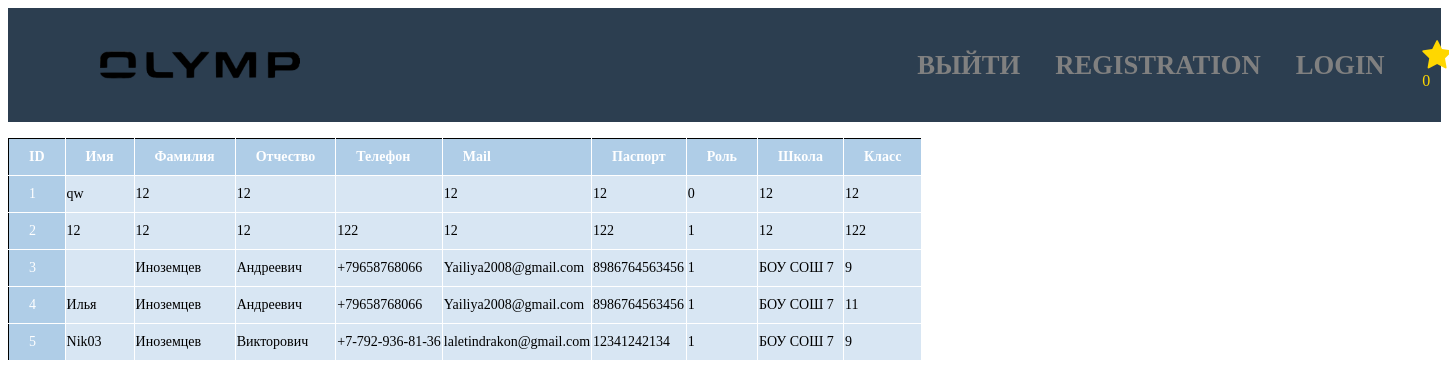
/admin/users.php, run on the app's committed database.
### tables this page shows
CREATE TABLE `users` (
  `id` int(110) NOT NULL,
  `name` varchar(200) NOT NULL,
  `surname` varchar(200) NOT NULL,
  `patronim` varchar(200) NOT NULL,
  `password` varchar(200) NOT NULL,
  `telephone` varchar(140) NOT NULL,
  `mail` varchar(160) NOT NULL,
  `passport` varchar(120) NOT NULL,
  `role` int(10) NOT NULL,
  `school` varchar(400) NOT NULL,
  `class` int(200) NOT NULL,
  `points` int(200) DEFAULT NULL
);

### admin/users.php (the view, shortened to what this page needs)
<?php include "hdr.php";
$req = "SELECT * FROM `users`";
$result = mysqli_query($link, $req);
$users = [];
while ($row = mysqli_fetch_assoc($result))
	$users[] = $row;
?>
<table>
	<tr>
		<th>ID</th>
		<th>Имя</th>
		<th>Фамилия</th>
		<th>Отчество</th>
		<th>Телефон</th>
		<th>Mail</th>
		<th>Паспорт</th>
		<th>Роль</th>
		<th>Школа</th>
		<th>Класс</th>
	</tr>
	<?
	for ($i = 0; $i < count($users); $i++) {
		echo "<tr>";
		echo "<td>" . $users[$i]['id'] . "</td><td>" . $users[$i]['name'] . "</td><td>" . $users[$i]['surname'] . "</td><td>" . $users[$i]['patronim'] . "</td><td>" . $users[$i]['telephone'] . "</td><td>" . $users[$i]['mail'] . "</td><td>" . $users[$i]['passport'] . "</td><td class='role' id = " . $users[$i]['id'] . ">" . $users[$i]['role'] . "</td><td>" . $users[$i]['school'] . "</td><td>" . $users[$i]['class'] . "</td>";
		echo "</tr>";
	}
	?>
</table>
</body>
</html>

### admin/style.css (style rules this page uses)
table { border: 1px solid #000; border-spacing: 0; font-size: 14px; border-collapse: collapse; text-align: center; }
table th, table td:first-child { background: #AFCDE7; color: white; padding: 10px 20px; }
table tr td { background: #D8E6F3; }
table *:first-child { text-align: left; }
table * { border-style: solid; border-width: 0 1px 1px 0; border-color: white; }

### data on the page
users: id "1", name "qw", surname "12", patronim "12", mail "12", passport "12", role "0", school "12", class "12"
users: id "2", name "12", surname "12", patronim "12", telephone "122", mail "12", passport "122", role "1", school "12", class "122"
users: id "3", surname "Иноземцев", patronim "Андреевич", telephone "+79658768066", mail "Yailiya2008@gmail.com", passport "8986764563456", role "1", school "БОУ СОШ 7", class "9"
users: id "4", name "Илья", surname "Иноземцев", patronim "Андреевич", telephone "+79658768066", mail "Yailiya2008@gmail.com", passport "8986764563456", role "1", school "БОУ СОШ 7", class "11"
users: id "5", name "Nik03", surname "Иноземцев", patronim "Викторович", telephone "+7-792-936-81-36", mail "laletindrakon@gmail.com", passport "12341242134", role "1", school "БОУ СОШ 7", class "9"

### other printed values
$count "0"
